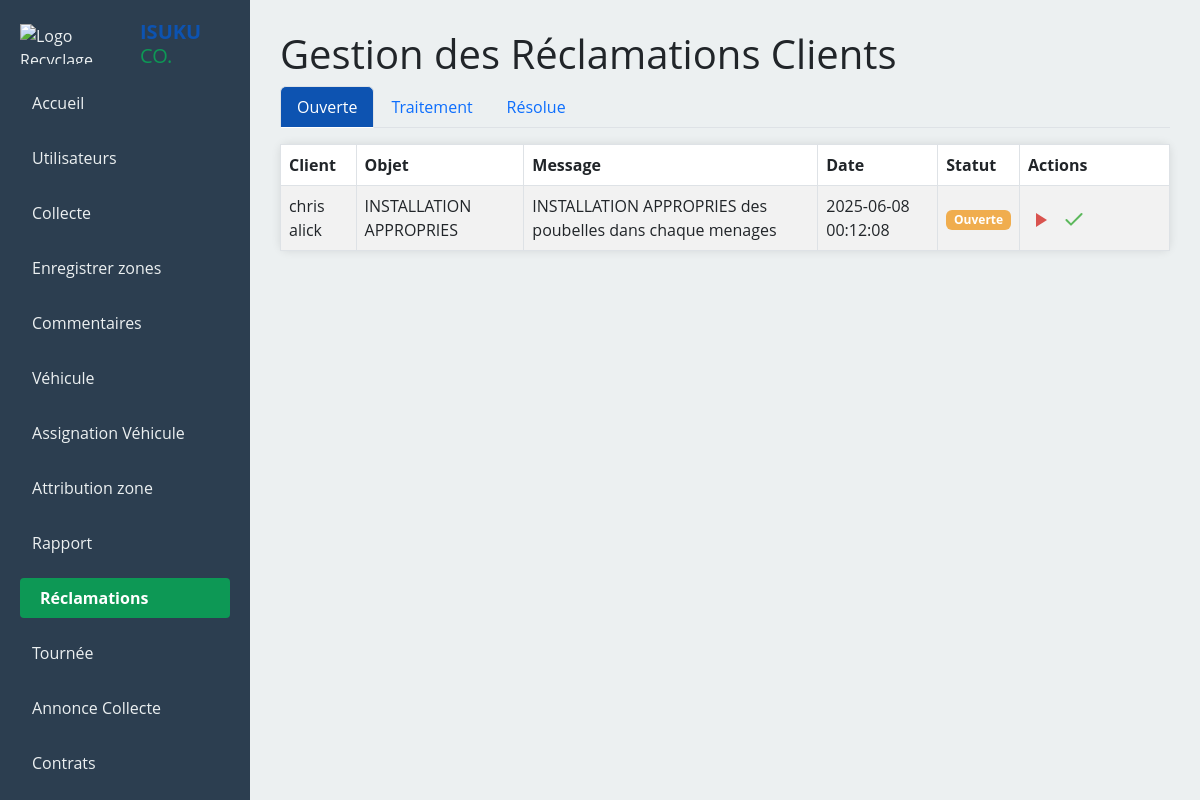
The page /coordinateur/reclamation.php (signed in) on the database its author committed.
### tables this page shows
CREATE TABLE `reclamation` (
  `id_reclamation` int(11) NOT NULL,
  `id_client` varchar(100) NOT NULL,
  `objet` varchar(150) DEFAULT NULL,
  `message` text NOT NULL,
  `date_reclamation` timestamp NOT NULL DEFAULT current_timestamp(),
  `statut` enum('ouverte','traitement','résolue') DEFAULT 'traitement'
);

CREATE TABLE `utilisateur` (
  `id_utilisateur` varchar(100) NOT NULL,
  `nom` varchar(50) NOT NULL,
  `prenom` varchar(100) NOT NULL,
  `genre` varchar(4) NOT NULL,
  `pays` varchar(100) NOT NULL,
  `province` varchar(50) NOT NULL,
  `commune` varchar(50) NOT NULL,
  `quartier` varchar(50) NOT NULL,
  `avenue` varchar(60) NOT NULL,
  `telephone` varchar(50) NOT NULL,
  `email` varchar(50) NOT NULL,
  `role` enum('coordinateur','agent','chauffeur','client') NOT NULL,
  `password` varchar(255) DEFAULT NULL,
  `date_inscription` date NOT NULL DEFAULT current_timestamp(),
  `actif` tinyint(1) NOT NULL DEFAULT 1
);

### coordinateur/reclamation.php (the view, shortened to what this page needs)
<?php
$bdd = new PDO('mysql:host=localhost;dbname=isukuco;charset=utf8mb4', 'root', '', [
    PDO::ATTR_ERRMODE => PDO::ERRMODE_EXCEPTION
]);
$statuts_valides = ['ouverte', 'traitement', 'résolue'];
$statut_classes = [
    'ouverte' => 'warning',
    'traitement' => 'danger',
    'résolue' => 'success'
];
$reclamationsParStatut = [];
foreach ($statuts_valides as $statut) {
    $stmt = $bdd->prepare("
        SELECT r.*, u.nom, u.prenom
        FROM reclamation r
        JOIN utilisateur u ON r.id_client = u.id_utilisateur
        WHERE r.statut = ?
        ORDER BY r.date_reclamation DESC
    ");
    $stmt->execute([$statut]);
    $reclamationsParStatut[$statut] = $stmt->fetchAll(PDO::FETCH_ASSOC);
}
?>
<!DOCTYPE html>
<html lang="fr">
<head>
  <link href="https://cdn.jsdelivr.net/npm/bootstrap@5.3.0/dist/css/bootstrap.min.css" rel="stylesheet" />
</head>
<body>
<?php include 'sidebar.php'; ?>
<main class="main-content">
  <h1>Gestion des Réclamations Clients</h1>
  <ul class="nav nav-tabs" id="statutTabs" role="tablist">
    <?php foreach ($statuts_valides as $index => $statut): ?>
      <li class="nav-item" role="presentation">
        <button class="nav-link <?= $index === 0 ? 'active' : '' ?>"
                id="tab-<?= $statut ?>"
                data-bs-toggle="tab"
                data-bs-target="#content-<?= $statut ?>"
                type="button"
                role="tab"
                aria-controls="content-<?= $statut ?>"
                aria-selected="<?= $index === 0 ? 'true' : 'false' ?>">
          <?= ucfirst($statut) ?>
        </button>
      </li>
    <?php endforeach; ?>
  </ul>
  <div class="tab-content mt-3" id="statutTabsContent">
    <?php foreach ($statuts_valides as $index => $statut): ?>
      <div class="tab-pane fade <?= $index === 0 ? 'show active' : '' ?>" id="content-<?= $statut ?>" role="tabpanel" aria-labelledby="tab-<?= $statut ?>">
        <?php if (empty($reclamationsParStatut[$statut])): ?>
          <p>Aucune réclamation <?= htmlspecialchars($statut) ?> trouvée.</p>
        <?php else: ?>
          <table class="table table-striped table-bordered align-middle">
            <thead>
              <tr>
                <th>Client</th>
                <th>Objet</th>
                <th>Message</th>
                <th>Date</th>
                <th>Statut</th>
                <th style="min-width: 150px;">Actions</th>
              </tr>
            </thead>
            <tbody>
              <?php foreach ($reclamationsParStatut[$statut] as $r): ?>
                <tr>
                  <td><?= htmlspecialchars($r['nom'] . ' ' . $r['prenom']) ?></td>
                  <td><?= htmlspecialchars($r['objet']) ?></td>
                  <td><?= nl2br(htmlspecialchars($r['message'])) ?></td>
                  <td><?= htmlspecialchars($r['date_reclamation']) ?></td>
                  <td>
                    <span class="badge badge-<?= $statut_classes[$r['statut']] ?>">
                      <?= ucfirst($r['statut']) ?>
                    </span>
                  </td>
                  <td>
                    <?php
                      foreach ($statuts_valides as $st) {
                        if ($st !== $r['statut']) {
                          $iconSvg = '';
                          switch ($st) {
                            case 'ouverte':
                              $color = '#f0ad4e';
                              $iconSvg = '<circle cx="12" cy="12" r="10" fill="none" stroke="'.$color.'" stroke-width="2"/>';
                              break;
                            case 'traitement':
                              $color = '#d9534f';
                              $iconSvg = '<polygon points="8,5 19,12 8,19" fill="'.$color.'"/>';
                              break;
                            case 'résolue':
                              $color = '#5cb85c';
                              $iconSvg = '<path fill="'.$color.'" d="M20.285 6.709a1 1 0 0 0-1.414-1.418L9 15.163l-3.868-3.868a1 1 0 0 0-1.414 1.415l4.576 4.577a1 1 0 0 0 1.414 0l9.577-9.577z"/>';
                              break;
                          }
                          echo '<a href="?action=changer_statut&id=' . $r['id_reclamation'] . '&statut=' . $st . '" title="Passer en ' . ucfirst($st) . '" class="action-icon" onclick="return confirm(\'Changer le statut en '.htmlspecialchars($st).' ?\')">';
                          echo '<svg xmlns="http://www.w3.org/2000/svg" viewBox="0 0 24 24" width="24" height="24" role="img" aria-label="Changer en ' . ucfirst($st) . '">';
                          echo $iconSvg;
                          echo '</svg>';
                          echo '</a>';
                        }
                      }
                    ?>
                  </td>
                </tr>
              <?php endforeach; ?>
            </tbody>
          </table>
        <?php endif; ?>
      </div>
    <?php endforeach; ?>
  </div>
</main>
</body>
</html>

### coordinateur/reclamation.php (style rules this page uses)
body { font-family: 'Open Sans', sans-serif; background-color: #f4f6f9; margin: 0; display: grid; grid-template-columns: 250px 1fr; height: 100vh; }
main.main-content { padding: 30px; overflow-y: auto; background-color: #ecf0f1; }
.nav-tabs .nav-link.active { background-color: #0d53b1; color: white; }
table { background-color: white; border-radius: 8px; box-shadow: 0 0 10px rgba(0,0,0,0.1); }
.table th, .table td { vertical-align: middle !important; }
.badge-warning { background-color: #f0ad4e !important; color: white; }
.action-icon { cursor: pointer; width: 24px; height: 24px; display: inline-block; margin-right: 10px; transition: transform 0.2s ease; }

### rows shown on the page
reclamation: id_client.prenom "chris alick", objet "INSTALLATION APPROPRIES", message "INSTALLATION APPROPRIES des poubelles dans chaque menages", date_reclamation "2025-06-08 00:12:08", statut "Ouverte"

### other values the page prints
$statut "Ouverte"
$statut "Traitement"
$statut "Résolue"
